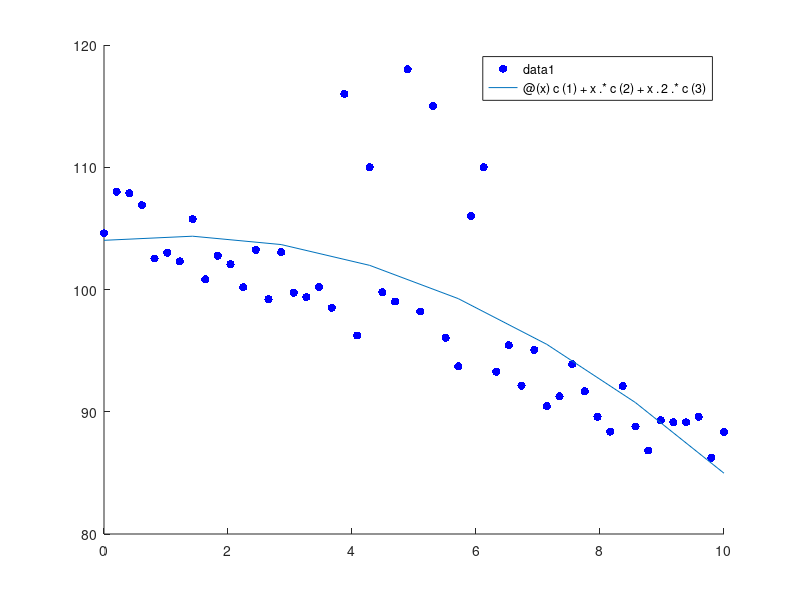

The MATLAB source for this figure: (Note: this script raises an error after producing the figure.)
function [] = PolRegFitOver()

x = linspace(0,10,50)';
A = [ones(50,1),x,x.^2];  
y = -2 * (x - 2) + 100 + rand(50,1) * 5;
y(20) = 116;
y(22) = 110;
y(25) = 118;
y(27) = 115;
y(30) = 106;
y(31) = 110;

c = A' * A \ A' * y

scatter(x,y,'filled','MarkerFaceColor','blue');
hold on
fp = fplot(@(x) c(1) + x .* c(2) + x.^2 .* c(3), [0 10]);
set([fp],'LineWidth',2)

end

